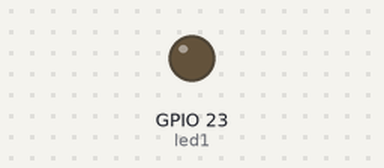
A program run on a simulated Raspberry Pi (BCM pin numbers). Shown: output pins drawn as LEDs (lit = HIGH).

Above: at 0.05 s.
At 0.9 s:
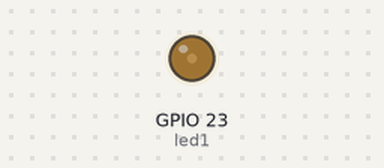
At 1.75 s:
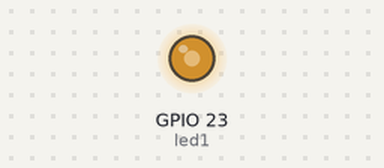
At 3.5 s:
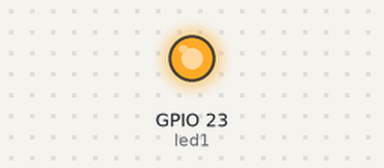
Timing chart, 0 to 8.1 s (numbered marks = the images above):
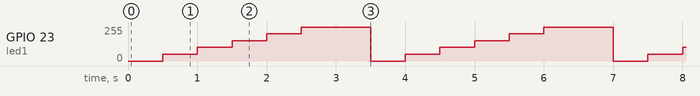

The program:

test4.py
```python
from gpiozero import PWMLED
from time import sleep

led1 = PWMLED(23)

while True:
    led1.value = 0   #OFF
    sleep(0.5)
    led1.value = 0.2 #
    sleep(0.5)
    led1.value = 0.4 #
    sleep(0.5)
    led1.value = 0.6 #
    sleep(0.5)
    led1.value = 0.8 #
    sleep(0.5)
    led1.value = 1   #full brightness
    sleep(1)
```

Measured:
- by itself, GPIO 23 (led1): repeats every 3.5 s: 102/255 0.50 s, 153/255 0.50 s, 204/255 0.50 s, 255/255 1.0 s, 0/255 0.50 s, 51/255 0.50 s
